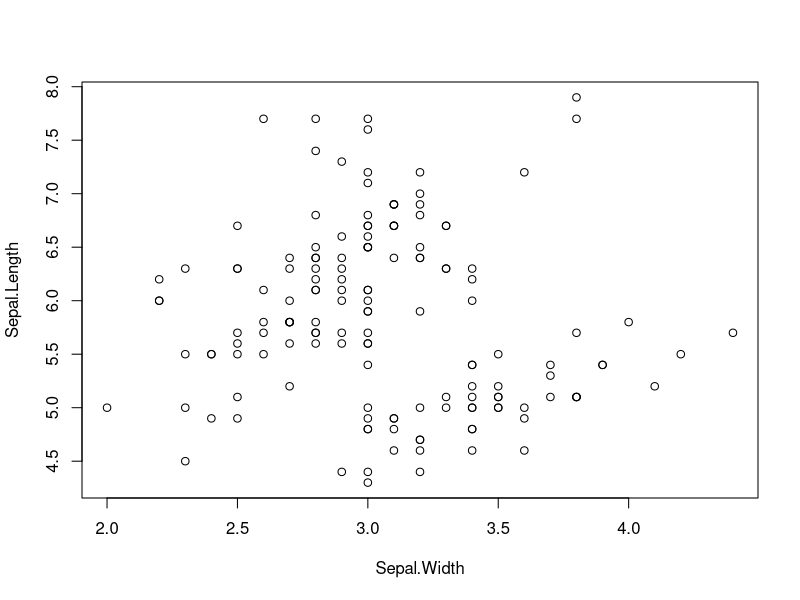
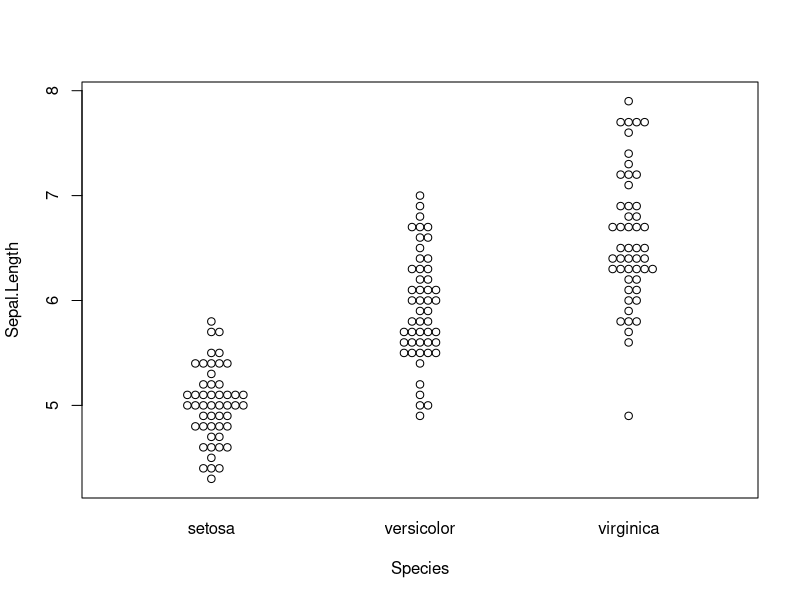
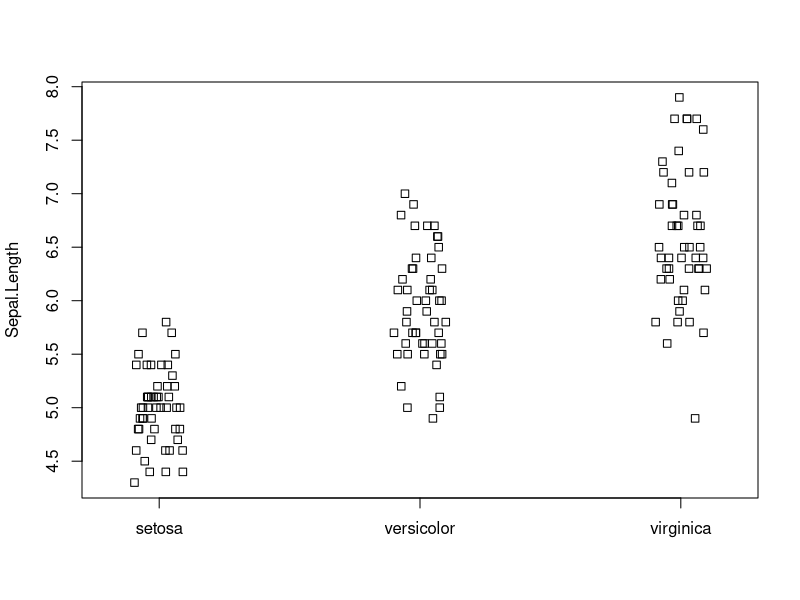
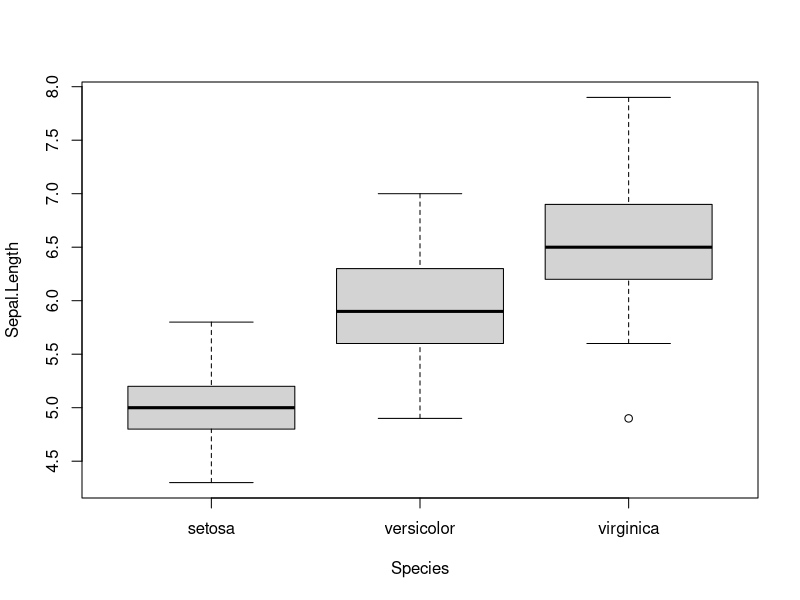
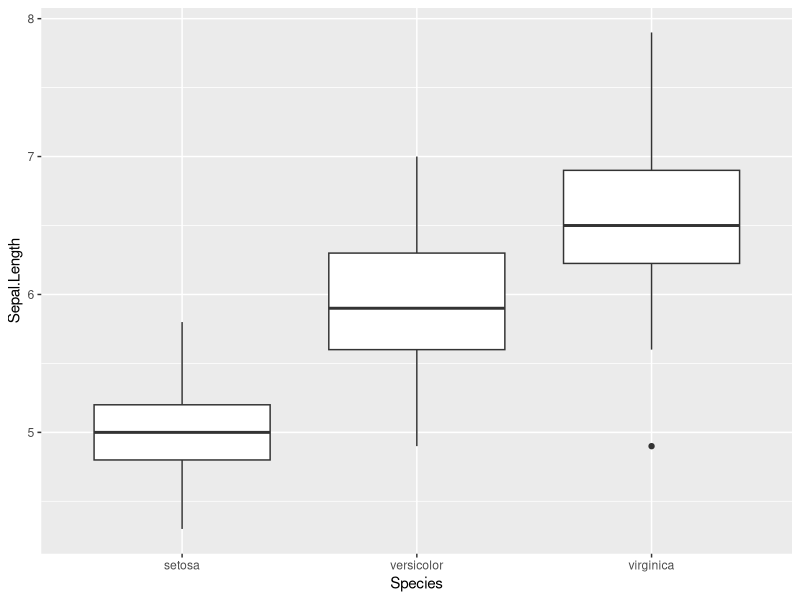
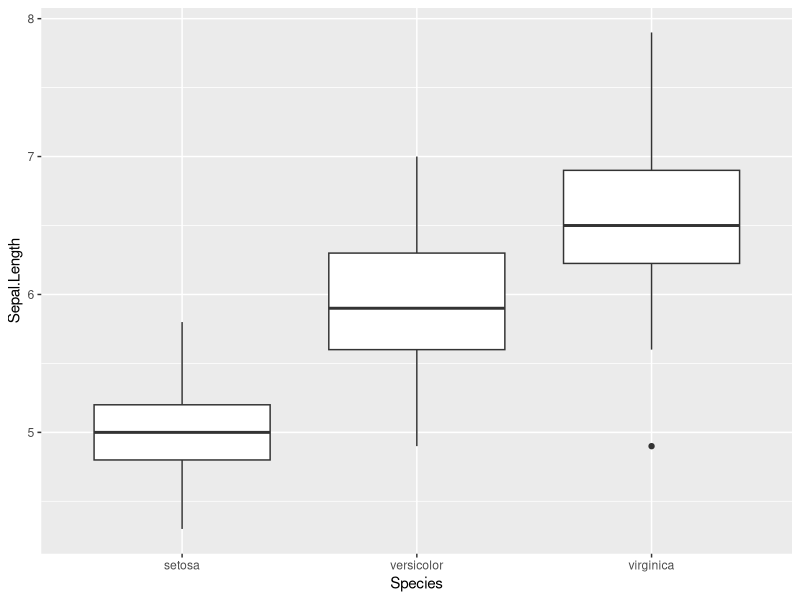
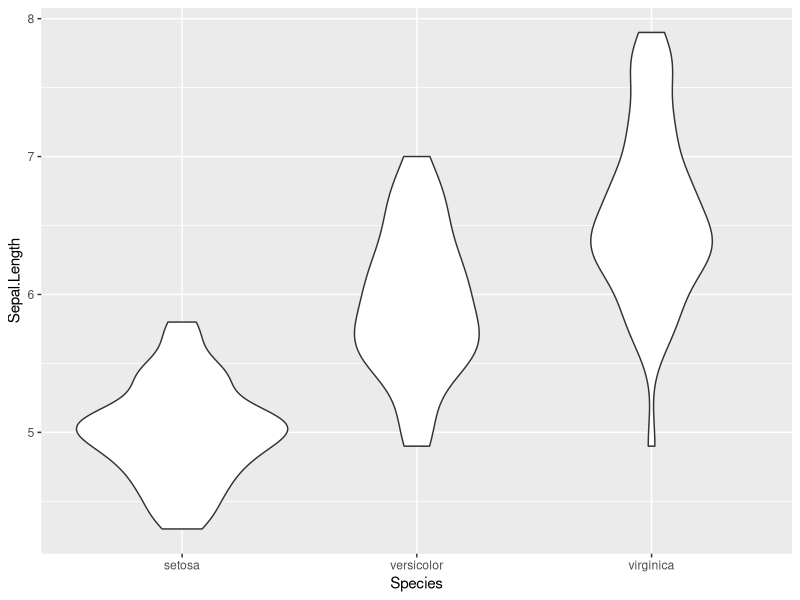

These figures' R source, in order:
## ---- chunk 1
knitr::opts_chunk$set(fig.width=6, fig.height=4)
library(beeswarm)
library(ggplot2)
library(cowplot)
## ---- chunk 2
plot(Sepal.Length ~ Sepal.Width, data = iris)
## ---- chunk 3
beeswarm(Sepal.Length ~ Species, 
         data = iris)
## ---- chunk 4
stripchart(Sepal.Length ~ Species, 
           data = iris, 
           vertical = TRUE, 
           method="jitter")
## ---- chunk 5
boxplot(Sepal.Length ~ Species, 
           data = iris, 
           vertical = TRUE, 
           method="jitter")
## ---- chunk 6
qplot(data = iris, 
      y = Sepal.Length,
      x = Species,
      geom = "boxplot")
## ---- chunk 7
ggplot(data = iris,
       aes(y = Sepal.Length,
           x = Species)) +
  geom_boxplot()
## ---- chunk 8
ggplot(data = iris,
       aes(y = Sepal.Length,
           x = Species)) +
  geom_violin()
